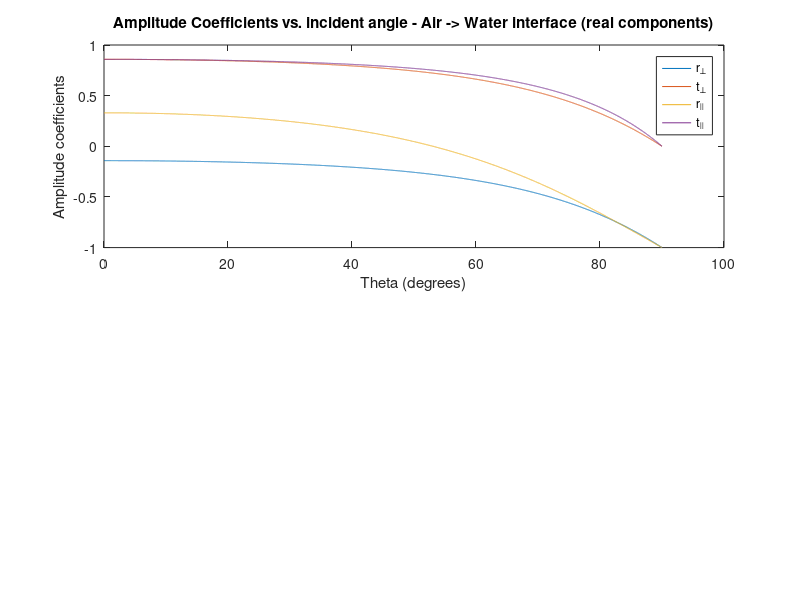

Here is the MATLAB script that generated this plot: (Note: this script raises an error after producing the figure.)
%% DJC - 4-13-2016 - Plotting amplitude coefficients for hw #1 

% air - > water
close all;clear all;clc

ni = 1.0;
nt = 1.33;

theta = [0:0.01:90];

thetaT = @(theta) (asind( (ni./nt).*sind(theta)));

r_perp = (ni.*cosd(theta)-nt.*cosd(thetaT(theta)))./(ni.*cosd(theta)+nt.*cosd(thetaT(theta)));
t_perp = (2.*ni.*cosd(theta))./(ni.*cosd(theta)+nt.*cosd(thetaT(theta)));
r_par = (nt.*cosd(theta) - ni.*cosd(thetaT(theta)))./(ni.*cosd(thetaT(theta) + nt.*cosd(theta)));
t_par = (2.*ni.*cosd(theta))./(ni.*cosd(thetaT(theta))+nt.*cosd(theta));

figure
subplot(2,1,1)
plot(theta,real(r_perp),theta,real(t_perp),theta,real(r_par),theta,real(t_par))
legend('r_{\perp}','t_{\perp}','r_{\mid\mid}','t_{\mid\mid}')
title('Amplitude Coefficients vs. incident angle - Air -> Water interface (real components)')
ylabel('Amplitude coefficients')
xlabel('Theta (degrees)')
hold on
hline(0,'k')
ylim([-1 1])



subplot(2,1,2)
plot(theta,imag(r_perp),theta,imag(t_perp),theta,imag(r_par),theta,imag(t_par))
ylabel('Amplitude coefficients')
xlabel('Theta (degrees)')
title('Amplitude Coefficients vs. incident angle - Air -> Water interface (imaginary components)')

legend('r_{\perp}','t_{\perp}','r_{\mid\mid}','t_{\mid\mid}')
ylim([-1 1])

hold on
hline(0,'k')

%% water -> air 
clear all;
ni = 1.33;
nt = 1.0;
theta = [0:0.01:90];

thetaT = @(theta) (asind( (ni./nt).*sind(theta)));


r_perp = (ni.*cosd(theta)-nt.*cosd(thetaT(theta)))./(ni.*cosd(theta)+nt.*cosd(thetaT(theta)));
t_perp = (2.*ni.*cosd(theta))./(ni.*cosd(theta)+nt.*cosd(thetaT(theta)));
r_par = (nt.*cosd(theta) - ni.*cosd(thetaT(theta)))./(ni.*cosd(thetaT(theta) + nt.*cosd(theta)));
t_par = (2.*ni.*cosd(theta))./(ni.*cosd(thetaT(theta))+nt.*cosd(theta));

subplot(2,1,2)

figure
subplot(2,1,1)
plot(theta,real(r_perp),theta,real(t_perp),theta,real(r_par),theta,real(t_par))
legend('r_{\perp}','t_{\perp}','r_{\mid\mid}','t_{\mid\mid}')
title('Amplitude Coefficients vs. incident angle - Water -> Air interface (real components)')
ylabel('Amplitude coefficients')
xlabel('Theta (degrees)')
hold on
hline(0,'k')
ylim([-2 2])



subplot(2,1,2)
plot(theta,imag(r_perp),theta,imag(t_perp),theta,imag(r_par),theta,imag(t_par))
ylabel('Amplitude coefficients')
xlabel('Theta (degrees)')
title('Amplitude Coefficients vs. incident angle - Water -> Air interface (imaginary components)')

legend('r_{\perp}','t_{\perp}','r_{\mid\mid}','t_{\mid\mid}')

hold on
hline(0,'k')
ylim([-2 2])

